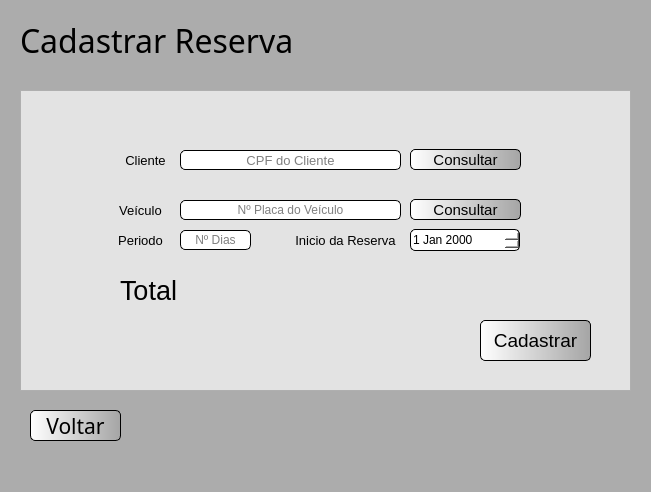
<?xml version="1.0" encoding="UTF-8"?>
<ui version="4.0">
 <class>MainWindow</class>
 <widget class="QMainWindow" name="MainWindow">
  <property name="geometry">
   <rect>
    <x>0</x>
    <y>0</y>
    <width>651</width>
    <height>492</height>
   </rect>
  </property>
  <property name="windowTitle">
   <string>MainWindow</string>
  </property>
  <property name="styleSheet">
   <string notr="true">background-color: rgb(172, 172, 172);</string>
  </property>
  <widget class="QWidget" name="centralwidget">
   <widget class="QPushButton" name="btVoltar">
    <property name="geometry">
     <rect>
      <x>30</x>
      <y>410</y>
      <width>91</width>
      <height>31</height>
     </rect>
    </property>
    <property name="font">
     <font>
      <family>Dubai</family>
      <pointsize>16</pointsize>
     </font>
    </property>
    <property name="cursor">
     <cursorShape>PointingHandCursor</cursorShape>
    </property>
    <property name="styleSheet">
     <string notr="true">QPushButton{
background-color: qlineargradient(spread:pad, x1:0, y1:0, x2:1, y2:0, stop:0 rgba(255, 255, 255, 255), stop:1 rgba(165, 165, 165, 255));
border-radius: 5px;
border-style: outset;
border-width: 1px;
border-color: black;

}

QPushButton:hover{
background-color: qlineargradient(spread:pad, x1:0, y1:0, x2:1, y2:0, stop:0 rgba(255, 248, 0, 255), stop:1 rgba(255, 134, 73, 255));
}

</string>
    </property>
    <property name="text">
     <string>Voltar</string>
    </property>
   </widget>
   <widget class="QLabel" name="titulo">
    <property name="geometry">
     <rect>
      <x>20</x>
      <y>20</y>
      <width>421</width>
      <height>41</height>
     </rect>
    </property>
    <property name="font">
     <font>
      <family>Dubai Medium</family>
      <pointsize>24</pointsize>
     </font>
    </property>
    <property name="cursor">
     <cursorShape>PointingHandCursor</cursorShape>
    </property>
    <property name="text">
     <string>Cadastrar Reserva</string>
    </property>
   </widget>
   <widget class="QLabel" name="logoLoCarPequeno">
    <property name="geometry">
     <rect>
      <x>550</x>
      <y>10</y>
      <width>71</width>
      <height>51</height>
     </rect>
    </property>
    <property name="styleSheet">
     <string notr="true">background-color: rgb(172, 172, 172);</string>
    </property>
    <property name="text">
     <string/>
    </property>
    <property name="pixmap">
     <pixmap>imagens/808107201585380077-64.png</pixmap>
    </property>
   </widget>
   <widget class="QFrame" name="frameCadCliente_2">
    <property name="geometry">
     <rect>
      <x>20</x>
      <y>90</y>
      <width>611</width>
      <height>301</height>
     </rect>
    </property>
    <property name="styleSheet">
     <string notr="true">background-color: rgb(227, 227, 227);
</string>
    </property>
    <property name="frameShape">
     <enum>QFrame::StyledPanel</enum>
    </property>
    <property name="frameShadow">
     <enum>QFrame::Raised</enum>
    </property>
    <widget class="QLineEdit" name="tbCliente">
     <property name="geometry">
      <rect>
       <x>160</x>
       <y>60</y>
       <width>221</width>
       <height>20</height>
      </rect>
     </property>
     <property name="font">
      <font>
       <pointsize>10</pointsize>
      </font>
     </property>
     <property name="styleSheet">
      <string notr="true">background-color: rgb(255, 255, 255);
border-radius: 5px;
border-style: outset;
border-width: 1px;
border-color: black;</string>
     </property>
     <property name="text">
      <string/>
     </property>
     <property name="alignment">
      <set>Qt::AlignCenter</set>
     </property>
     <property name="placeholderText">
      <string>CPF do Cliente</string>
     </property>
    </widget>
    <widget class="QLineEdit" name="tbVeiculo">
     <property name="geometry">
      <rect>
       <x>160</x>
       <y>110</y>
       <width>221</width>
       <height>20</height>
      </rect>
     </property>
     <property name="styleSheet">
      <string notr="true">background-color: rgb(255, 255, 255);
border-radius: 5px;
border-style: outset;
border-width: 1px;
border-color: black;</string>
     </property>
     <property name="echoMode">
      <enum>QLineEdit::Normal</enum>
     </property>
     <property name="alignment">
      <set>Qt::AlignCenter</set>
     </property>
     <property name="placeholderText">
      <string>Nº Placa do Veículo</string>
     </property>
    </widget>
    <widget class="QLineEdit" name="tbPeriodo">
     <property name="geometry">
      <rect>
       <x>160</x>
       <y>140</y>
       <width>71</width>
       <height>20</height>
      </rect>
     </property>
     <property name="styleSheet">
      <string notr="true">background-color: rgb(255, 255, 255);
border-radius: 5px;
border-style: outset;
border-width: 1px;
border-color: black;</string>
     </property>
     <property name="text">
      <string/>
     </property>
     <property name="alignment">
      <set>Qt::AlignCenter</set>
     </property>
     <property name="placeholderText">
      <string>Nº Dias</string>
     </property>
    </widget>
    <widget class="QPushButton" name="btConCliente">
     <property name="geometry">
      <rect>
       <x>390</x>
       <y>59</y>
       <width>111</width>
       <height>21</height>
      </rect>
     </property>
     <property name="font">
      <font>
       <pointsize>11</pointsize>
      </font>
     </property>
     <property name="cursor">
      <cursorShape>PointingHandCursor</cursorShape>
     </property>
     <property name="styleSheet">
      <string notr="true">QPushButton{
background-color: qlineargradient(spread:pad, x1:0, y1:0, x2:1, y2:0, stop:0 rgba(255, 255, 255, 255), stop:1 rgba(165, 165, 165, 255));
border-style: outset;
border-width: 1px;
border-color: black;
border-radius: 5px;
}

QPushButton:hover{
background-color: qlineargradient(spread:pad, x1:0, y1:0, x2:1, y2:0, stop:0 rgba(19, 226, 4, 255), stop:1 rgba(148, 209, 6, 255));
}


</string>
     </property>
     <property name="text">
      <string>Consultar</string>
     </property>
    </widget>
    <widget class="QLabel" name="labelCliente">
     <property name="geometry">
      <rect>
       <x>160</x>
       <y>30</y>
       <width>341</width>
       <height>21</height>
      </rect>
     </property>
     <property name="font">
      <font>
       <pointsize>10</pointsize>
      </font>
     </property>
     <property name="text">
      <string/>
     </property>
     <property name="alignment">
      <set>Qt::AlignLeading|Qt::AlignLeft|Qt::AlignVCenter</set>
     </property>
    </widget>
    <widget class="QLabel" name="labelCli">
     <property name="geometry">
      <rect>
       <x>100</x>
       <y>60</y>
       <width>51</width>
       <height>21</height>
      </rect>
     </property>
     <property name="font">
      <font>
       <pointsize>10</pointsize>
      </font>
     </property>
     <property name="text">
      <string>Cliente</string>
     </property>
     <property name="alignment">
      <set>Qt::AlignCenter</set>
     </property>
    </widget>
    <widget class="QLabel" name="labelVei">
     <property name="geometry">
      <rect>
       <x>90</x>
       <y>110</y>
       <width>61</width>
       <height>21</height>
      </rect>
     </property>
     <property name="font">
      <font>
       <pointsize>10</pointsize>
      </font>
     </property>
     <property name="text">
      <string>Veículo</string>
     </property>
     <property name="alignment">
      <set>Qt::AlignCenter</set>
     </property>
    </widget>
    <widget class="QLabel" name="labelPer">
     <property name="geometry">
      <rect>
       <x>90</x>
       <y>140</y>
       <width>61</width>
       <height>21</height>
      </rect>
     </property>
     <property name="font">
      <font>
       <pointsize>10</pointsize>
      </font>
     </property>
     <property name="text">
      <string>Periodo</string>
     </property>
     <property name="alignment">
      <set>Qt::AlignCenter</set>
     </property>
    </widget>
    <widget class="QLabel" name="labelVeiculo">
     <property name="geometry">
      <rect>
       <x>160</x>
       <y>83</y>
       <width>341</width>
       <height>21</height>
      </rect>
     </property>
     <property name="font">
      <font>
       <pointsize>10</pointsize>
      </font>
     </property>
     <property name="text">
      <string/>
     </property>
     <property name="alignment">
      <set>Qt::AlignLeading|Qt::AlignLeft|Qt::AlignVCenter</set>
     </property>
    </widget>
    <widget class="QPushButton" name="btConVeiculo">
     <property name="geometry">
      <rect>
       <x>390</x>
       <y>109</y>
       <width>111</width>
       <height>21</height>
      </rect>
     </property>
     <property name="font">
      <font>
       <pointsize>11</pointsize>
      </font>
     </property>
     <property name="cursor">
      <cursorShape>PointingHandCursor</cursorShape>
     </property>
     <property name="styleSheet">
      <string notr="true">QPushButton{
background-color: qlineargradient(spread:pad, x1:0, y1:0, x2:1, y2:0, stop:0 rgba(255, 255, 255, 255), stop:1 rgba(165, 165, 165, 255));
border-style: outset;
border-width: 1px;
border-color: black;
border-radius: 5px;
}

QPushButton:hover{
background-color: qlineargradient(spread:pad, x1:0, y1:0, x2:1, y2:0, stop:0 rgba(19, 226, 4, 255), stop:1 rgba(148, 209, 6, 255));
}


</string>
     </property>
     <property name="text">
      <string>Consultar</string>
     </property>
    </widget>
    <widget class="QDateEdit" name="dateReserva">
     <property name="geometry">
      <rect>
       <x>390</x>
       <y>139</y>
       <width>110</width>
       <height>22</height>
      </rect>
     </property>
     <property name="styleSheet">
      <string notr="true">background-color: rgb(255, 255, 255);
border-radius: 5px;
border-style: outset;
border-width: 1px;
border-color: black;</string>
     </property>
    </widget>
    <widget class="QLabel" name="labelDat">
     <property name="geometry">
      <rect>
       <x>270</x>
       <y>140</y>
       <width>111</width>
       <height>21</height>
      </rect>
     </property>
     <property name="font">
      <font>
       <pointsize>10</pointsize>
      </font>
     </property>
     <property name="text">
      <string>Inicio da Reserva</string>
     </property>
     <property name="alignment">
      <set>Qt::AlignCenter</set>
     </property>
    </widget>
    <widget class="QLabel" name="labelDat_2">
     <property name="geometry">
      <rect>
       <x>100</x>
       <y>180</y>
       <width>61</width>
       <height>41</height>
      </rect>
     </property>
     <property name="font">
      <font>
       <pointsize>20</pointsize>
      </font>
     </property>
     <property name="text">
      <string>Total</string>
     </property>
     <property name="alignment">
      <set>Qt::AlignLeading|Qt::AlignLeft|Qt::AlignVCenter</set>
     </property>
    </widget>
    <widget class="QPushButton" name="btCadastrarCliente">
     <property name="geometry">
      <rect>
       <x>460</x>
       <y>230</y>
       <width>111</width>
       <height>41</height>
      </rect>
     </property>
     <property name="font">
      <font>
       <pointsize>14</pointsize>
      </font>
     </property>
     <property name="cursor">
      <cursorShape>PointingHandCursor</cursorShape>
     </property>
     <property name="styleSheet">
      <string notr="true">QPushButton{
background-color: qlineargradient(spread:pad, x1:0, y1:0, x2:1, y2:0, stop:0 rgba(255, 255, 255, 255), stop:1 rgba(165, 165, 165, 255));
border-style: outset;
border-width: 1px;
border-color: black;
border-radius: 5px;
}

QPushButton:hover{
background-color: qlineargradient(spread:pad, x1:0, y1:0, x2:1, y2:0, stop:0 rgba(19, 226, 4, 255), stop:1 rgba(148, 209, 6, 255));
}


</string>
     </property>
     <property name="text">
      <string>Cadastrar</string>
     </property>
    </widget>
    <widget class="QLabel" name="labelTotal">
     <property name="geometry">
      <rect>
       <x>170</x>
       <y>180</y>
       <width>201</width>
       <height>41</height>
      </rect>
     </property>
     <property name="font">
      <font>
       <pointsize>20</pointsize>
      </font>
     </property>
     <property name="text">
      <string/>
     </property>
     <property name="alignment">
      <set>Qt::AlignLeading|Qt::AlignLeft|Qt::AlignVCenter</set>
     </property>
    </widget>
   </widget>
  </widget>
  <widget class="QMenuBar" name="menubar">
   <property name="geometry">
    <rect>
     <x>0</x>
     <y>0</y>
     <width>651</width>
     <height>21</height>
    </rect>
   </property>
  </widget>
  <widget class="QStatusBar" name="statusbar"/>
 </widget>
 <resources/>
 <connections/>
</ui>
